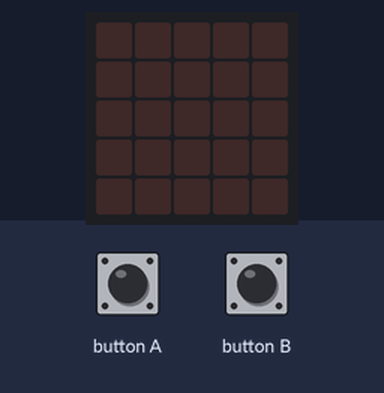
The program below on a simulated BBC micro:bit running MicroPython. On the bench: the board's 5×5 LED display. The test bench sets the inputs (shaded band). Dim RGB values are drawn brighter than linear.

Above: at 1.2 s.
1.3 s: button A pressed for 0.15 s
At 2.2 s:
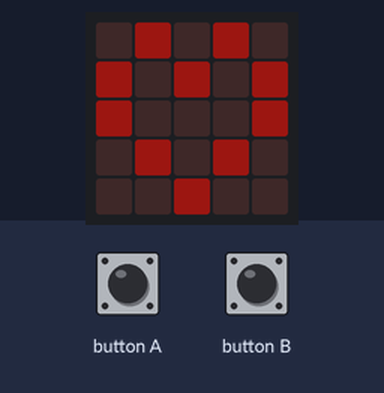
2.9 s: button B pressed for 0.15 s
At 3.4 s:
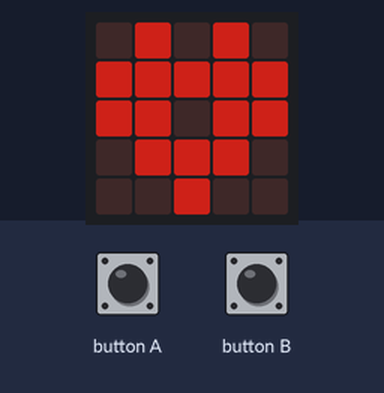
4.5 s: button A pressed for 1 s
At 5.8 s:
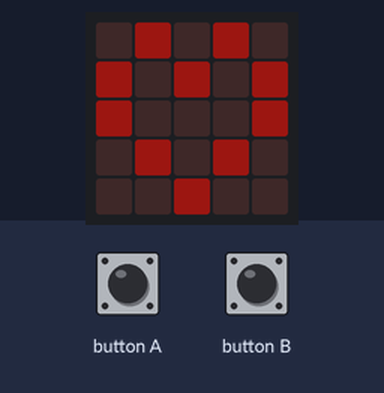
7.0 s: button B pressed for 1 s
At 7.7 s:
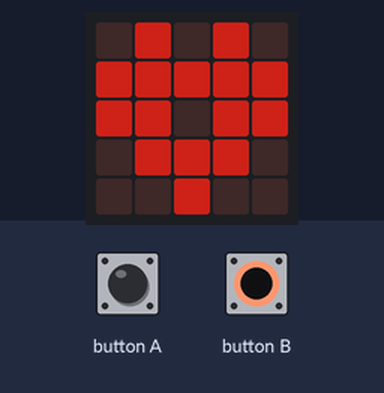
Timing chart, 0 to 10.0 s (numbered marks = the images above; inputs shaded):
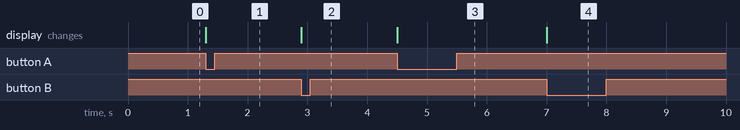

The program:

button_heart1.py
```python
from microbit import *

heart1 = Image("01010:"
               "10101:"
               "10001:"
               "01010:"
               "00100")

heart2 = Image("04040:"
               "44444:"
               "44044:"
               "04440:"
               "00400")
while True:
    if button_a.was_pressed():
        display.show(heart1)
    if button_b.was_pressed():
        display.show(heart2)
```

Measured:
- after the input at 1.3 s, the display: changes at once (image 1)
- after the input at 2.9 s, the display: changes at once (image 2)
- after the input at 4.5 s, the display: changes at once (image 3)
- after the input at 7.0 s, the display: changes at once (image 4)
